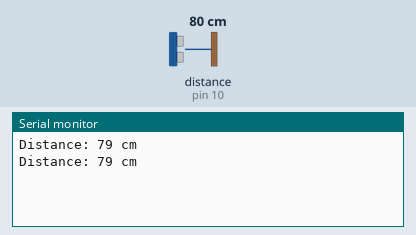
Simulated run of this sketch. Board: Arduino Uno, built with avr-gcc and run on an emulated ATmega328P. Parts: the last lines printed to the serial monitor. Wiring (inferred from the names in the program): ultrasonic range finder: trigger pin 9; echo pin 10. The inputs (shaded band) are chosen by the test bench; at power-on: distance to the obstacle (sensor on pin 10) 80 cm. The echo pulse lasts 58.3 µs per cm.

Above: at 1.8 s.
1.9 s: distance to the obstacle (sensor on pin 10) set to 4 cm
At 2.8 s:
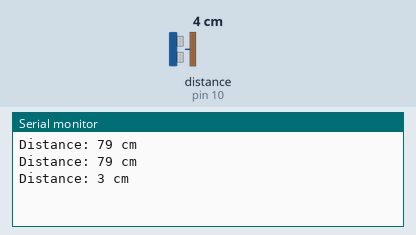
3.4 s: distance to the obstacle (sensor on pin 10) set to 2 cm
At 4.8 s:
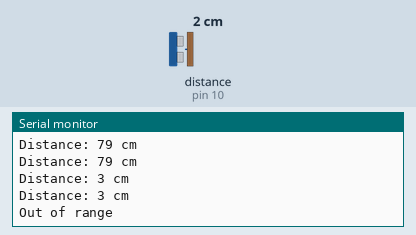

Measured:
- the behaviour switches between 3 and 2 cm on distance to the obstacle (sensor on pin 10) (found by bisection; images 1 and 2)
- after the input at 1.9 s, the serial monitor: prints a new line after 0.11 s (image 1)
- after the input at 3.4 s, the serial monitor: prints a new line after 0.61 s (image 2)

The sketch:

sketch_dec22a.ino
```cpp
// Arduino code for HC-SR04 distance sensor

#define trigPin 9
#define echoPin 10

void setup() {
  Serial.begin(9600); // Start serial communication
  pinMode(trigPin, OUTPUT);
  pinMode(echoPin, INPUT);
}

void loop() {
  long duration, distance;
  digitalWrite(trigPin, LOW);  // Reset the sensor
  delayMicroseconds(2);
  digitalWrite(trigPin, HIGH); // Trigger the sensor
  delayMicroseconds(10);
  digitalWrite(trigPin, LOW);
  duration = pulseIn(echoPin, HIGH); // Measure echo duration
  distance = (duration / 2) / 29.1;   // Convert echo duration to distance
  if (distance >= 2 && distance <= 400) { // If within range of 2cm - 400cm
    Serial.print("Distance: ");
    Serial.print(distance);
    Serial.println(" cm");
  } else {
    Serial.println("Out of range"); // If sensor is out of range
  }
  delay(1000); // Measurement interval
}
```
